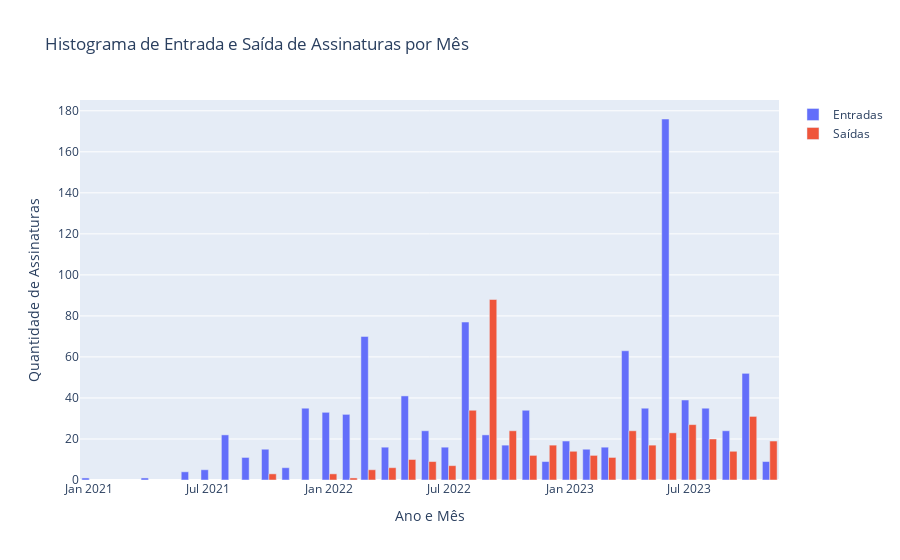

Notebook source saved alongside this figure:
### Code cell
import plotly.graph_objects as go
import pandas as pd

# Assuming 'data' is a pandas DataFrame that you have already defined
data['PESSOA_PIPEDRIVE_contract_start_date'] = pd.to_datetime(data['PESSOA_PIPEDRIVE_contract_start_date'])
data['PESSOA_PIPEDRIVE_contract_end_date'] = pd.to_datetime(data['PESSOA_PIPEDRIVE_contract_end_date'])

data['Start_Month_Year'] = data['PESSOA_PIPEDRIVE_contract_start_date'].dt.to_period('M')
data['End_Month_Year'] = data['PESSOA_PIPEDRIVE_contract_end_date'].dt.to_period('M')

start_counts = data['Start_Month_Year'].value_counts().sort_index()
end_counts = data['End_Month_Year'].value_counts().sort_index()

fig = go.Figure()
fig.add_trace(go.Bar(x=start_counts.index.astype(str), y=start_counts, name='Entradas'))
fig.add_trace(go.Bar(x=end_counts.index.astype(str), y=end_counts, name='Saídas'))

fig.update_layout(
    title='Histograma de Entrada e Saída de Assinaturas por Mês',
    xaxis_title='Ano e Mês',
    yaxis_title='Quantidade de Assinaturas',
    barmode='group'
)

# Display the figure using Plotly
fig.show()

### Figure 1 — Plotly figure (JSON) as saved in the notebook; plotly's stock layout.template omitted (floating-point values rounded to 4 significant figures)
{"data": [{"name": "Entradas", "type": "bar", "x": ["2021-01", "2021-04", "2021-06", "2021-07", "2021-08", "2021-09", "2021-10", "2021-11", "2021-12", "2022-01", "2022-02", "2022-03", "2022-04", "2022-05", "2022-06", "2022-07", "2022-08", "2022-09", "2022-10", "2022-11", "2022-12", "2023-01", "2023-02", "2023-03", "2023-04", "2023-05", "2023-06", "2023-07", "2023-08", "2023-09", "2023-10", "2023-11"], "y": [1, 1, 4, 5, 22, 11, 15, 6, 35, 33, 32, 70, 16, 41, 24, 16, 77, 22, 17, 34, 9, 19, 15, 16, 63, 35, 176, 39, 35, 24, 52, 9]}, {"name": "Saídas", "type": "bar", "x": ["2021-10", "2022-01", "2022-02", "2022-03", "2022-04", "2022-05", "2022-06", "2022-07", "2022-08", "2022-09", "2022-10", "2022-11", "2022-12", "2023-01", "2023-02", "2023-03", "2023-04", "2023-05", "2023-06", "2023-07", "2023-08", "2023-09", "2023-10", "2023-11"], "y": [3, 3, 1, 5, 6, 10, 9, 7, 34, 88, 24, 12, 17, 14, 12, 11, 24, 17, 23, 27, 20, 14, 31, 19]}], "layout": {"barmode": "group", "title": {"text": "Histograma de Entrada e Saída de Assinaturas por Mês"}, "xaxis": {"title": {"text": "Ano e Mês"}}, "yaxis": {"title": {"text": "Quantidade de Assinaturas"}}}}
